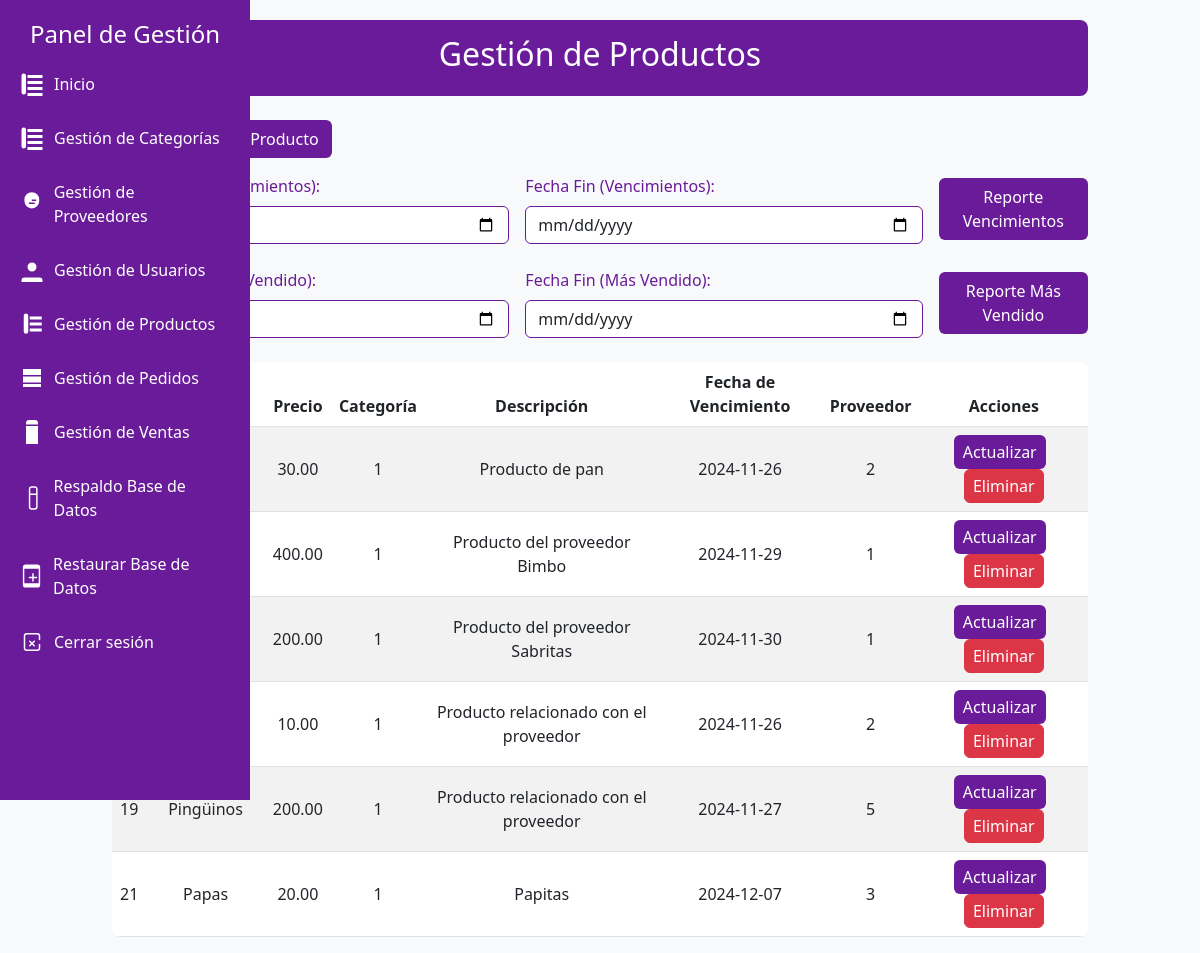
The app's page /gestionproductos.php with its own data.
### tables this page shows
CREATE TABLE `productos` (
  `id` int(11) NOT NULL,
  `producto` varchar(255) NOT NULL,
  `descripcion` text NOT NULL,
  `precio` decimal(10,2) NOT NULL,
  `fecha_vencimiento` date NOT NULL,
  `proveedor` int(11) NOT NULL,
  `categoria_id` int(11) NOT NULL,
  `imagen` varchar(255) DEFAULT NULL,
  `total_vendido` int(11) DEFAULT 0
);

### gestionproductos.php (the view, shortened to what this page needs)
<?php include 'admin_layout.php';?>
<!DOCTYPE html>
<html lang="es">
<head>
    <link href="https://cdn.jsdelivr.net/npm/bootstrap@5.3.0/dist/css/bootstrap.min.css" rel="stylesheet">
</head>
<body>
<div class="container">
    <div class="header mb-4 text-center">
        <h2>Gestión de Productos</h2>
    </div>
    <div class="d-flex justify-content-between align-items-center mb-3">
        <button class="btn btn-morado" onclick="window.location.href='crearproducto.php'">Registrar Nuevo Producto</button>
    </div>
    <div class="mb-4">
        <form id="formVencimiento" action="reporte_productos_vencimiento.php" method="GET">
            <div class="row g-3 align-items-center">
                <div class="col-md-5">
                    <label for="fecha_inicio_v" class="form-label">Fecha Inicio (Vencimientos):</label>
                    <input type="date" id="fecha_inicio_v" name="fecha_inicio" class="form-control">
                </div>
                <div class="col-md-5">
                    <label for="fecha_fin_v" class="form-label">Fecha Fin (Vencimientos):</label>
                    <input type="date" id="fecha_fin_v" name="fecha_fin" class="form-control">
                </div>
                <div class="col-md-2 d-flex align-items-end">
                    <button type="button" id="btnVencimiento" class="btn btn-morado w-100">Reporte Vencimientos</button>
                </div>
            </div>
        </form>
    </div>
    <div class="mb-4">
        <form id="formMasVendido" action="reporte_productos.php" method="GET">
            <div class="row g-3 align-items-center">
                <div class="col-md-5">
                    <label for="fecha_inicio_mv" class="form-label">Fecha Inicio (Más Vendido):</label>
                    <input type="date" id="fecha_inicio_mv" name="fecha_inicio" class="form-control">
                </div>
                <div class="col-md-5">
                    <label for="fecha_fin_mv" class="form-label">Fecha Fin (Más Vendido):</label>
                    <input type="date" id="fecha_fin_mv" name="fecha_fin" class="form-control">
                </div>
                <div class="col-md-2 d-flex align-items-end">
                    <button type="button" id="btnMasVendido" class="btn btn-morado w-100">Reporte Más Vendido</button>
                </div>
            </div>
        </form>
    </div>
    <div class="table-responsive">
        <table class="table table-striped align-middle text-center">
            <thead>
                <tr>
                    <th>ID</th>
                    <th>Producto</th>
                    <th>Precio</th>
                    <th>Categoría</th>
                    <th>Descripción</th>
                    <th>Fecha de Vencimiento</th>
                    <th>Proveedor</th>
                    <th>Acciones</th>
                </tr>
            </thead>
            <tbody>
                <?php
                $sql = "SELECT * FROM productos";
                $exec = mysqli_query($conn, $sql);
                while ($rows = mysqli_fetch_array($exec)) {
                ?>
                <tr>
                    <td><?php echo $rows['id']; ?></td>
                    <td><?php echo $rows['producto']; ?></td>
                    <td><?php echo $rows['precio']; ?></td>
                    <td><?php echo $rows['categoria_id']; ?></td>
                    <td><?php echo $rows['descripcion']; ?></td>
                    <td><?php echo $rows['fecha_vencimiento']; ?></td>
                    <td><?php echo $rows['proveedor']; ?></td>
                    <td>
                        <button class="btn btn-icon btn-morado me-2" onclick="window.location.href='actualizarproducto.php?id=<?php echo $rows['id']; ?>'">
                            Actualizar
                        </button>
                        <button class="btn btn-icon btn-danger" onclick="eliminarProducto(<?php echo $rows['id']; ?>)">
                            Eliminar
                        </button>
                    </td>
                </tr>
                <?php } ?>
            </tbody>
        </table>
    </div>
</div>
</body>
</html>

### admin_layout.php (style rules this page uses)
body { background-color: #f8f9fa; }

### gestionproductos.php (style rules this page uses)
body { background-color: #f8f9fa; color: #333; }
.container { margin-top: 20px; max-width: 1000px; }
.header { background-color: #6a1b9a; color: white; padding: 15px; border-radius: 8px; }
.btn-morado { background-color: #6a1b9a; color: white; }
.btn-icon { padding: 4px 8px; }
table { background-color: white; border-radius: 8px; overflow: hidden; }
th { background-color: #6a1b9a; color: white; }
.form-label { color: #6a1b9a; }
.form-control { border: 1px solid #6a1b9a; }

### records on screen
productos: precio "30.00", categoria "1", descripcion "Producto de pan", fecha_vencimiento "2024-11-26", proveedor "2"
productos: precio "400.00", categoria "1", descripcion "Producto del proveedor Bimbo", fecha_vencimiento "2024-11-29", proveedor "1"
productos: precio "200.00", categoria "1", descripcion "Producto del proveedor Sabritas", fecha_vencimiento "2024-11-30", proveedor "1"
productos: precio "10.00", categoria "1", descripcion "Producto relacionado con el proveedor", fecha_vencimiento "2024-11-26", proveedor "2"
productos: id "19", producto "Pingüinos", precio "200.00", categoria "1", descripcion "Producto relacionado con el proveedor", fecha_vencimiento "2024-11-27", proveedor "5"
productos: id "21", producto "Papas", precio "20.00", categoria "1", descripcion "Papitas", fecha_vencimiento "2024-12-07", proveedor "3"
